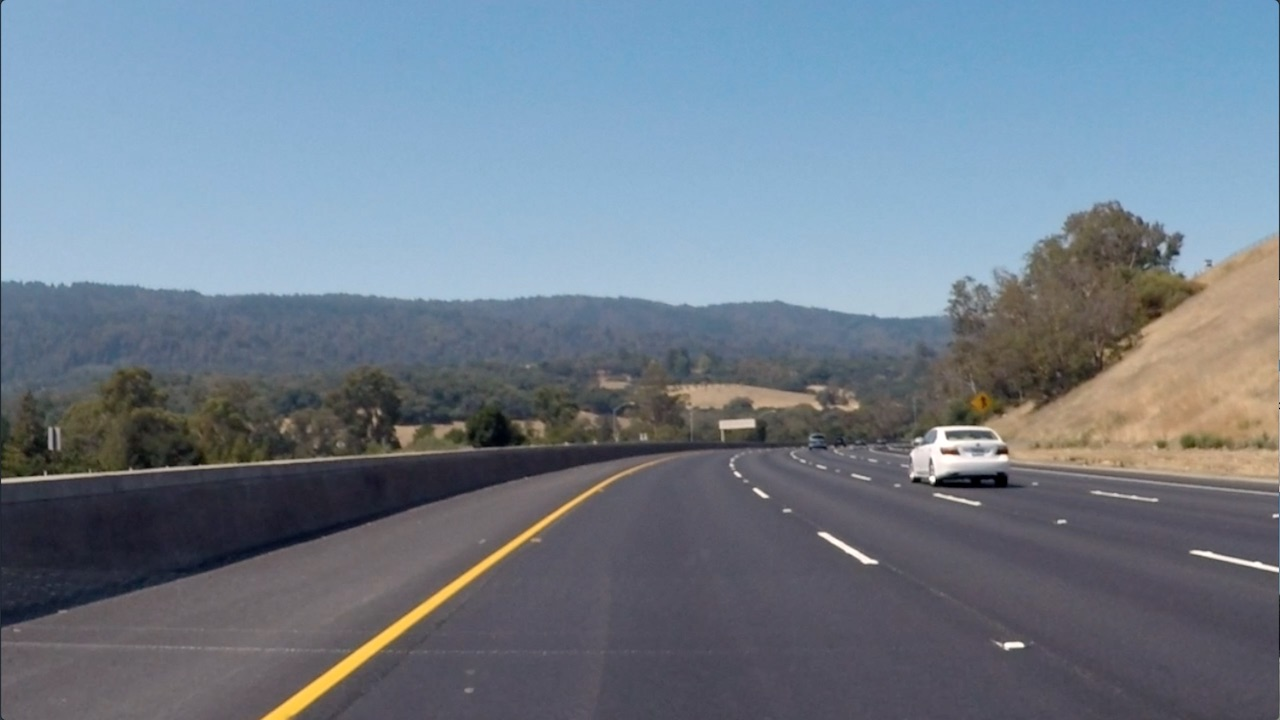
#> input picture 1_intro/2_filters_and_edges/images/curved_lane.jpg, 1280 x 720 px
$ python 3_sobel_filter_lane_detection.py   (older library calls are emulated)
#> lines starting #> are read from the running program, lines starting #| are printed output that depends on the picture
#!/usr/bin/env python3

import numpy as np
import matplotlib.pyplot as plt
import cv2

def dir_threshold(img, sobel_kernel=3, thresh=(0, 255)):
    # 1) Take the gradient in x and y separately
    sobelx = cv2.Sobel(img, cv2.CV_64F, 1, 0, ksize=sobel_kernel)
    sobely = cv2.Sobel(img, cv2.CV_64F, 0, 1, ksize=sobel_kernel)

    # 2) Take the absolute value of the x and y gradients
    abs_sobelx = np.absolute(sobelx)
    abs_sobely = np.absolute(sobely)

    # 3) Use np.arctan2(abs_sobely, abs_sobelx) to calculate the direction of the gradient
    gradient_dir = np.arctan2(abs_sobely, abs_sobelx)

    print("Gradient dir: ", gradient_dir)

    # 4) Create a binary mask where direction thresholds are met
    dir_binary = np.zeros_like(gradient_dir)
    dir_binary[(gradient_dir >= thresh[0]) & (gradient_dir <= thresh[1])] = 1

    # 5) Return this mask as your binary_output image
    return dir_binary


# read in the image
image = cv2.imread("images/curved_lane.jpg")
#> image is the input picture: shape (720, 1280, 3); mean B, G, R 138.7, 125, 112.1
image_copy = np.copy(image)
image_copy = cv2.cvtColor(image_copy, cv2.COLOR_BGR2RGB)

# convert to grayscale
gray = cv2.cvtColor(image_copy, cv2.COLOR_RGB2GRAY)
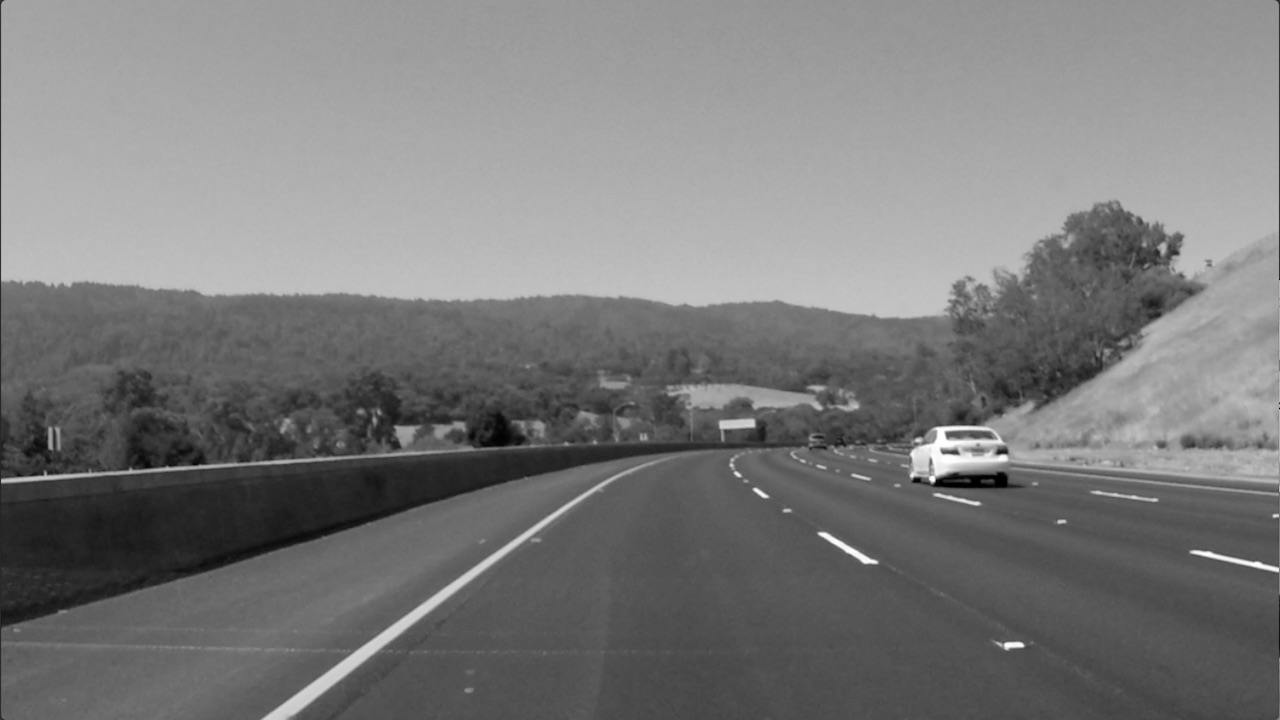
#> gray: shape (720, 1280); min 0, max 255, mean 122.7


# 3x3 sobel x filter
sobel_3x = np.array([[-1,0,1],
                   [-2,0,2],
                   [-1,0,1]])
sobel_3x_image = cv2.filter2D(gray, -1, sobel_3x)

# 3x3 sobel y filter
sobel_3y = np.array([[-1,-2,-1],
                   [0,0,0],
                   [1,2,1]])
sobel_3y_image = cv2.filter2D(gray, -1, sobel_3y)

# 3x3 sobel x and y filter
sobel_3xy_image = cv2.filter2D(sobel_3y_image, -1, sobel_3x)

# 5x5 sobel x filter
sobel_5x = np.array([[-2,-1,0,1,2],
                   [-2,-1,0,1,2],
                   [-4,-2,0,2,4],
                   [-2,-1,0,1,2],
                   [-2,-1,0,1,2]])
sobel_5x_image = cv2.filter2D(gray, -1, sobel_5x)

# 5x5 sobel y filter
sobel_5y = np.array([[-2,-2,-4,-2,-2],
                   [-1,-1,-2,-1,-1],
                   [0,0,0,0,0],
                   [1,1,2,1,1],
                   [2,2,4,2,2]])
sobel_5y_image = cv2.filter2D(gray, -1, sobel_5y)

# 5x5 sobels
sobel_0 = cv2.Sobel(gray, -1, 0, 1, ksize=5)
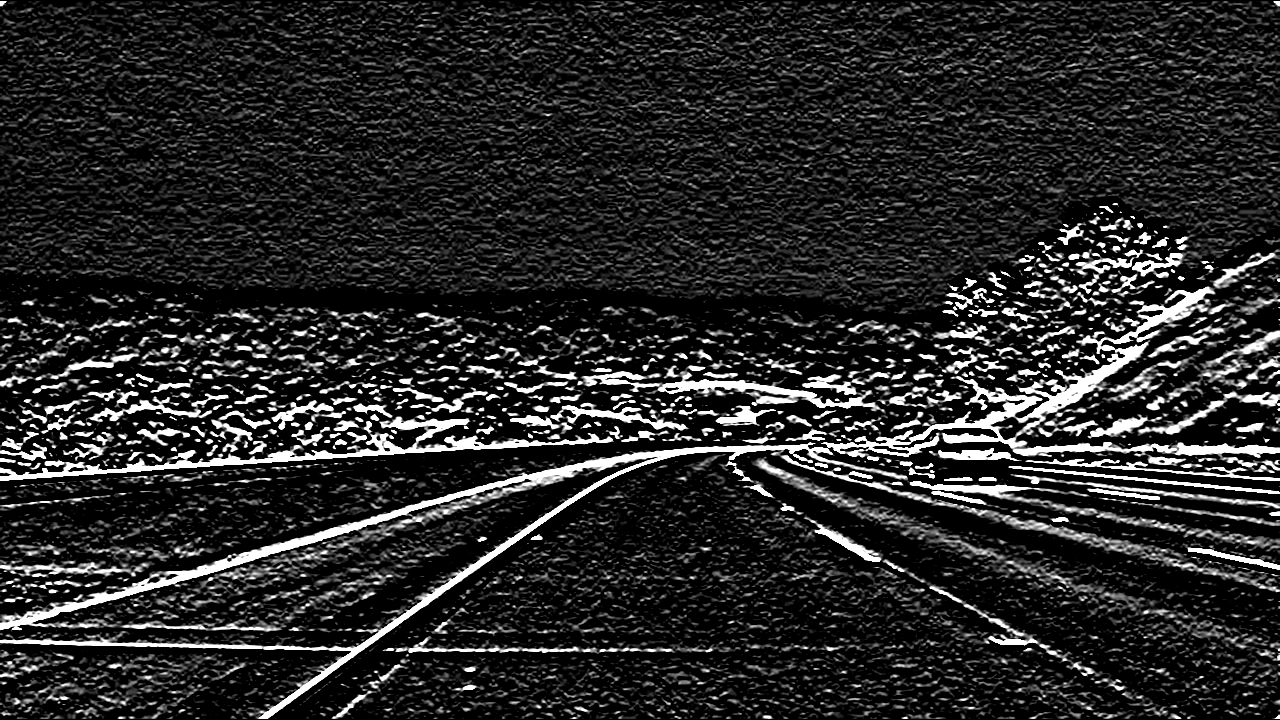
#> sobel_0: shape (720, 1280); min 0, max 255, mean 40.3
sobel_45 = cv2.Sobel(gray, -1, 1, 1, ksize=5)
sobel_63 = cv2.Sobel(gray, -1, 2, 1, ksize=5)
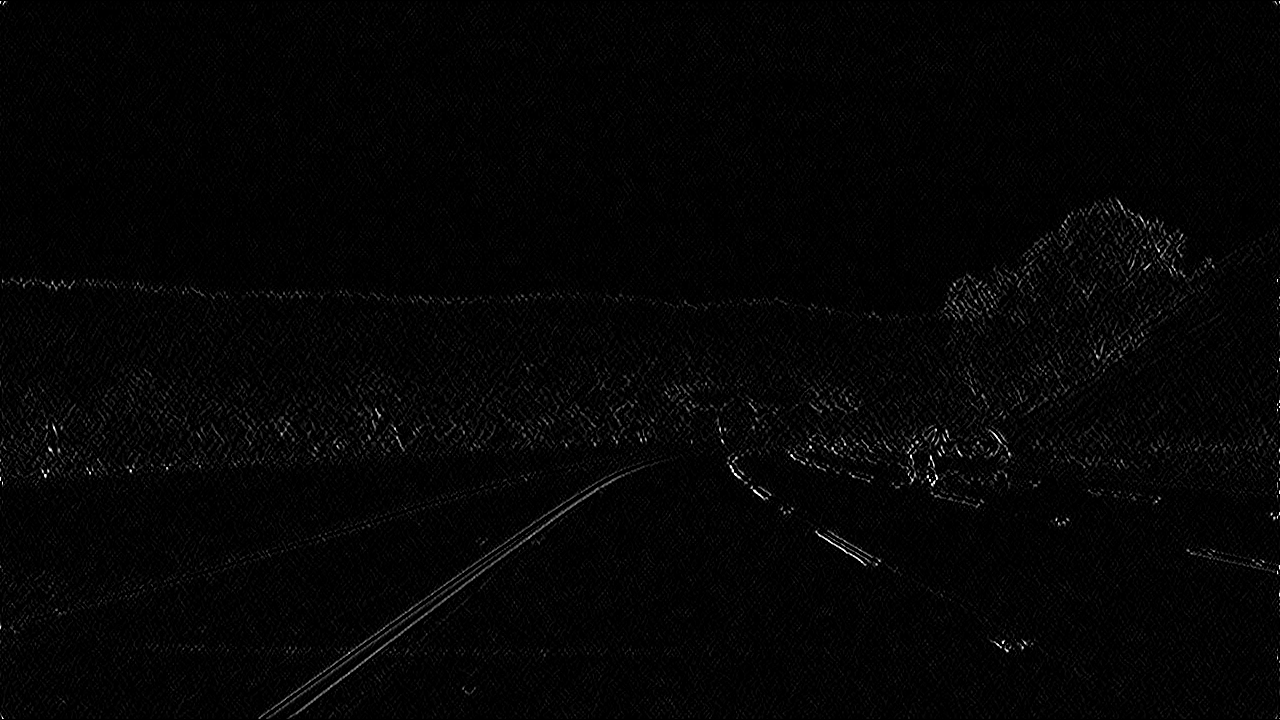
#> sobel_63: shape (720, 1280); min 0, max 255, mean 4.5
sobel_90 = cv2.Sobel(gray, -1, 1, 0, ksize=5)
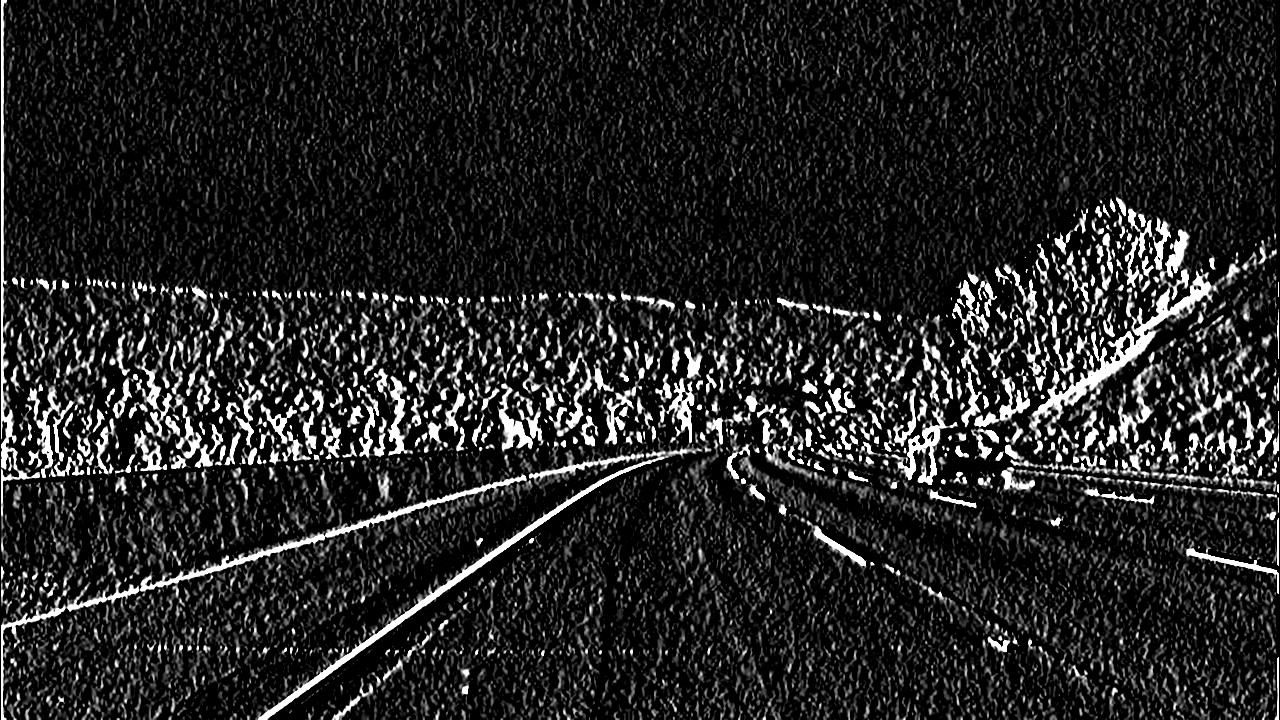
#> sobel_90: shape (720, 1280); min 0, max 255, mean 35.9

f,x = plt.subplots(2,4)
x[0,0].imshow(gray, cmap='gray'), x[0,0].set_title('input')
x[0,1].imshow(sobel_3x_image, cmap='gray'), x[0,1].set_title('sobel_3x_image')
x[0,2].imshow(sobel_3y_image, cmap='gray'), x[0,2].set_title('sobel_3y_image')
x[0,3].imshow(sobel_3xy_image, cmap='gray'), x[0,3].set_title('sobel_3xy_image')
x[1,0].imshow(sobel_0, cmap='gray'), x[1,0].set_title('sobel_0')
x[1,1].imshow(sobel_45, cmap='gray'), x[1,1].set_title('sobel_45')
x[1,2].imshow(sobel_63, cmap='gray'), x[1,2].set_title('sobel_63')
x[1,3].imshow(sobel_90, cmap='gray'), x[1,3].set_title('sobel_90')
plt.show()

$ run again, with 1_intro/2_filters_and_edges/images/city_hall.jpg copied over 1_intro/2_filters_and_edges/images/curved_lane.jpg
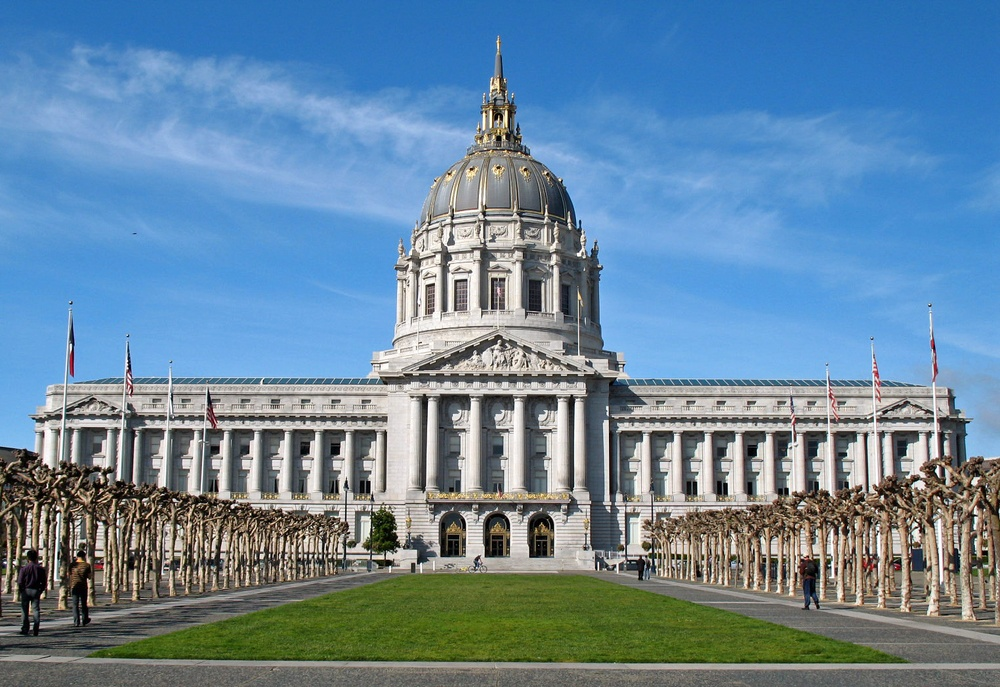
#> input picture 1_intro/2_filters_and_edges/images/city_hall.jpg, 1000 x 687 px, shrunk from 1524 x 1047 before the run
#> image is the input picture: shape (687, 1000, 3); mean B, G, R 158.6, 135, 104.5
#> `sobel_63 = cv2.Sobel(gray, -1, 2, 1, ksize=5)`:
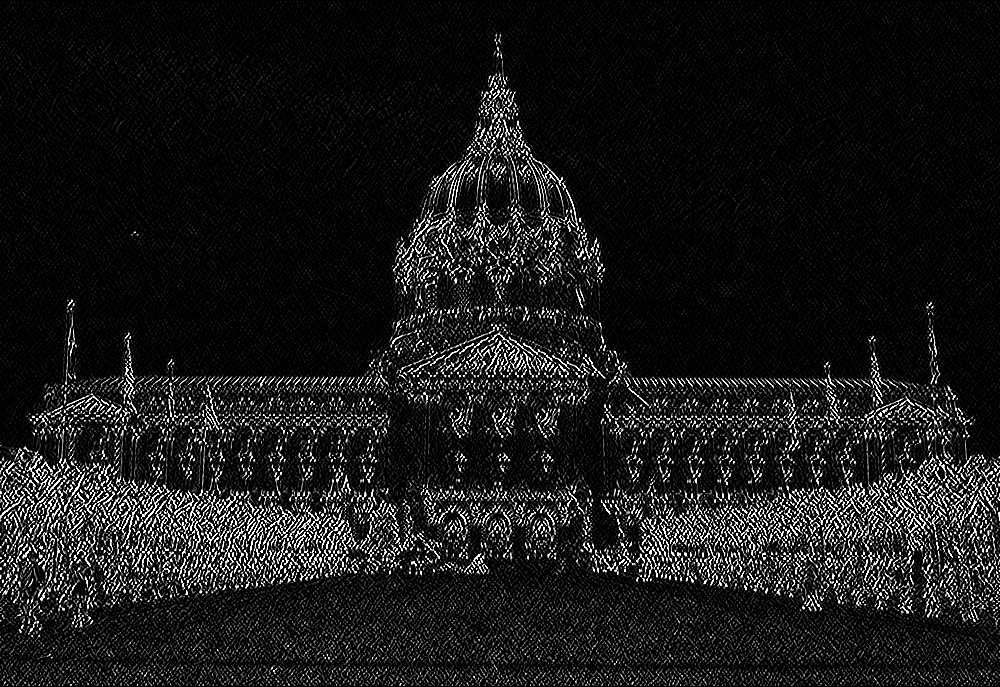
#> sobel_63: shape (687, 1000); min 0, max 255, mean 25.2
#> `sobel_90 = cv2.Sobel(gray, -1, 1, 0, ksize=5)`:
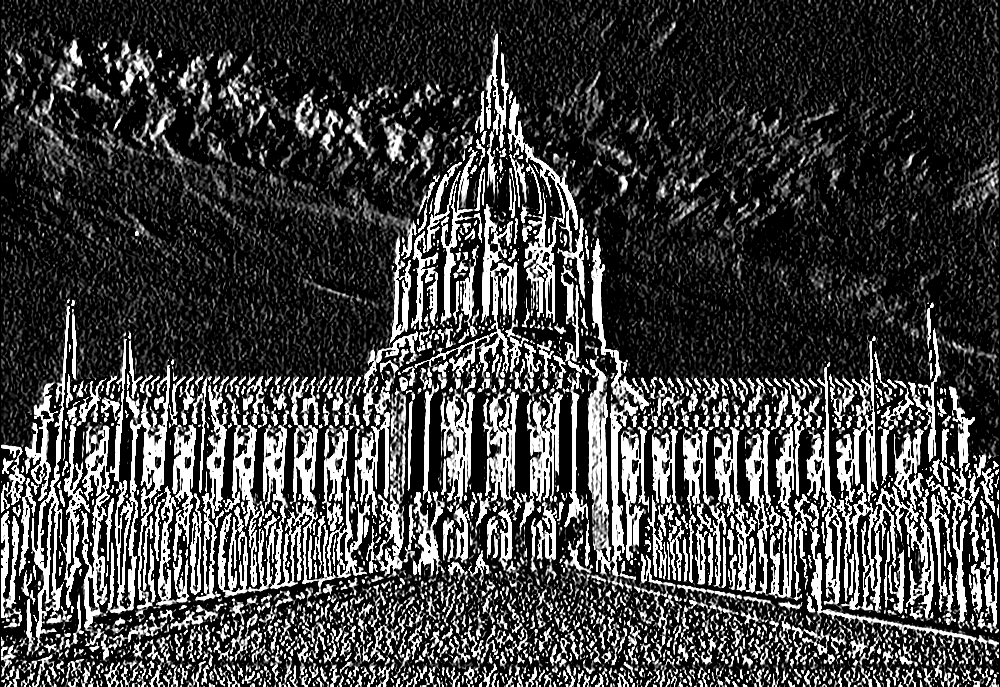
#> sobel_90: shape (687, 1000); min 0, max 255, mean 66.1
